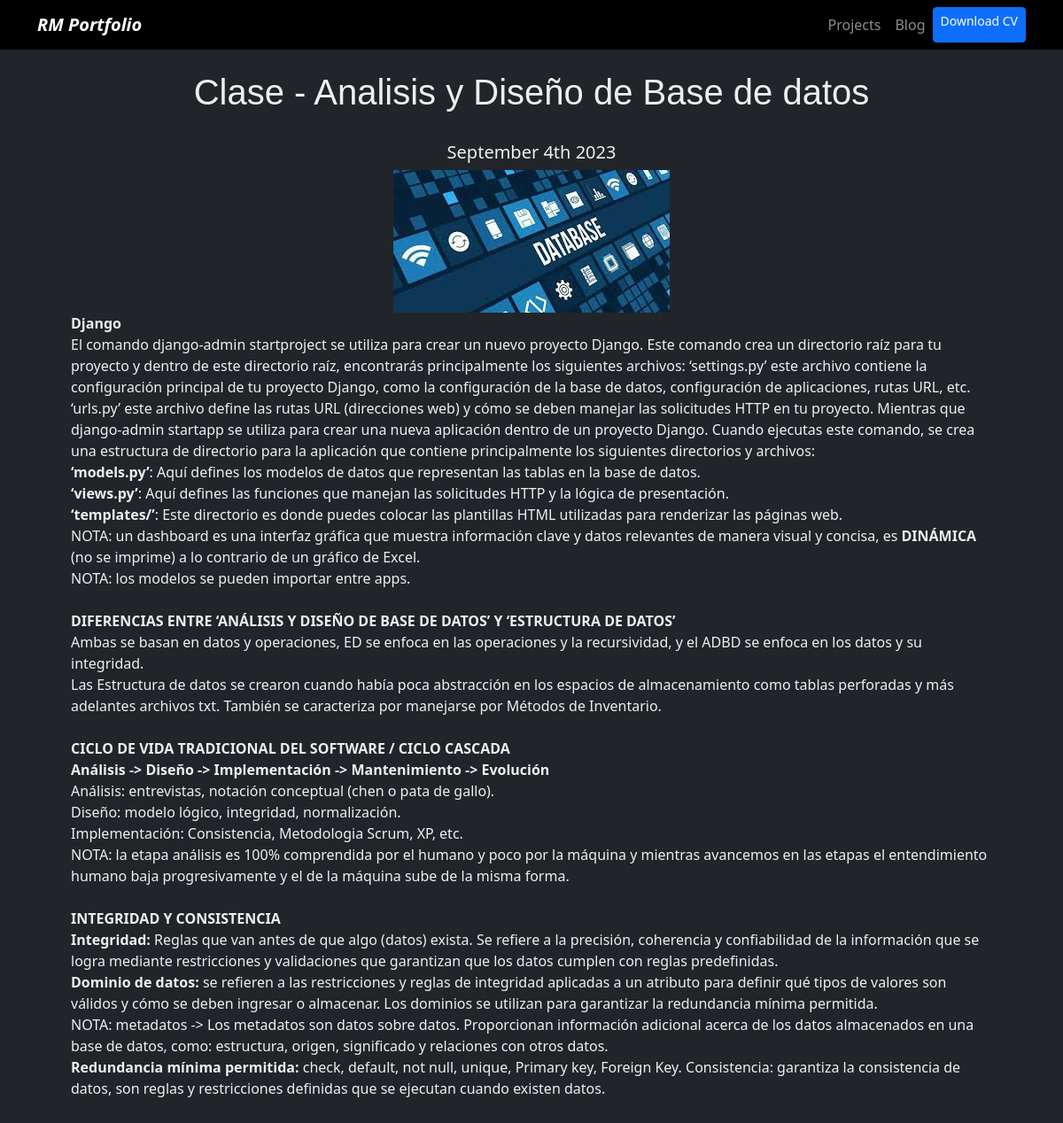
Page /blog/2 on the committed database.
### blog/models.py (models this page shows)
class Post(models.Model):
  title = models.CharField(max_length=100)
  description = models.TextField()
  image = models.ImageField(upload_to='blog/images/')
  date = models.DateField(datetime.date.today)

### blog/views.py (the view)
# urls.py: path('<int:post_id>', post_detail, name='post_detail')
def post_detail(request, post_id):
    post = get_object_or_404(Post, pk=post_id)
    return render(request, 'post_detail.html', {'post': post})

### blog/templates/post_detail.html
{% extends 'layout.html' %}
{% block content %}
<head>
    <h1 class="post-detail">{{post.title}}</h1>
</head>
<div class="posts text-center">
    <h3 class="post-detail my-2 h5">{{post.date|date:'F jS Y'}}</h3>
    <img class="img-fluid" src="{{post.image.url}}" alt="{{post.title}}" />
    <p class="post-detail">{{post.description|safe}}</p>
</div>
{% endblock %}

### portfolio/static/main.css (style rules this page uses)
* { box-sizing: 0; }
body { background-color: rgb(33, 37, 41); }
h1 { font-family: 'Lucida Sans', 'Lucida Sans Regular', 'Lucida Grande', 'Lucida Sans Unicode', Geneva, Verdana, sans-serif; text-align: center; }
.posts { padding: 1em 5em; }
.post-detail { color: #eeeeee; }
p.post-detail { text-align: left; }

### rows in the picture
Post: title "Clase - Analisis y Diseño de Base de datos", date "September 4th 2023", image (picture), description "Django El comando django-admin startproject se utiliza para crear un nuevo proyecto Django. Este comando crea un directorio raíz para tu proyecto y dentro de este directorio raíz, encontrarás principalmente los siguientes archivos: ‘settings.py’ este archivo contiene la configuración principal de tu proyecto Django, como la configuración de la base de datos, configuración de aplicaciones, rutas URL, etc. ‘urls.py’ este archivo define las rutas URL (direcciones web) y cómo se deben manejar las solicitudes HTTP en tu proyecto. Mientras que django-admin startapp se utiliza para crear una nueva aplicación dentro de un proyecto Django. Cuando ejecutas este comando, se crea una estructura de…"
